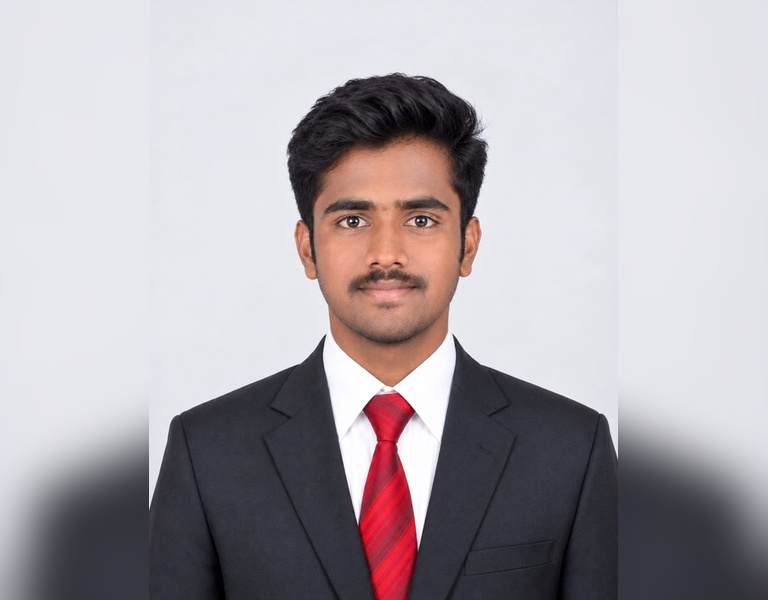
#> input picture Qno. 1.jpg, 768 x 600 px
$ jupyter execute workshop03.ipynb
#> lines starting #> are read from the running program, lines starting #| are printed output that depends on the picture; after the words box and inside, x2 and y2 are one past the last pixel; in counts of white or black regions, pixels touching at a corner belong together
## Workshop No : 03

## Workshop Name : WORKSHOP 3-Canny Edge Detection

## Name : MUTHUAKASH M

## Register Number : 212225230194

[cell 1]
import cv2
import matplotlib.pyplot as plt

[cell 2]
img = cv2.imread('Qno. 1.jpg',cv2.IMREAD_GRAYSCALE)
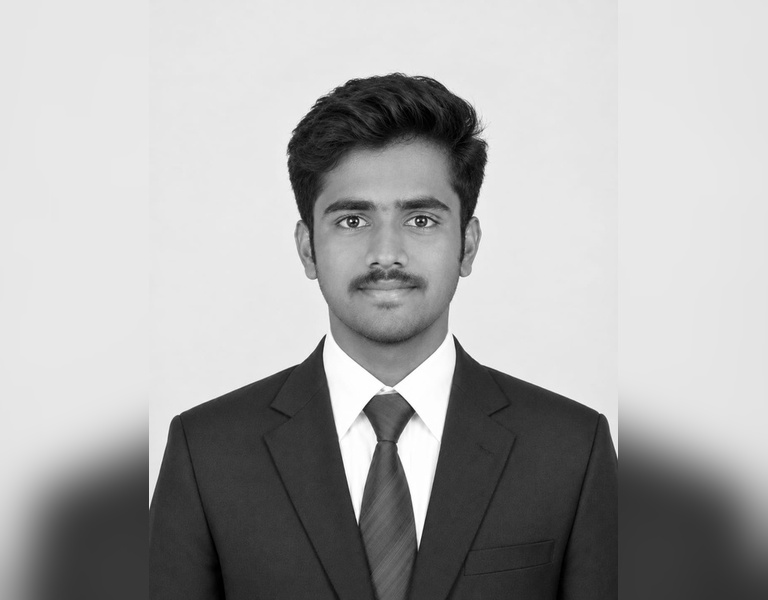
#> img: shape (600, 768); min 0, max 255, mean 170.1

[cell 3]
blurred =cv2.GaussianBlur(img, (5,5),0)

[cell 4]
edges = cv2.Canny(blurred, 50, 150)
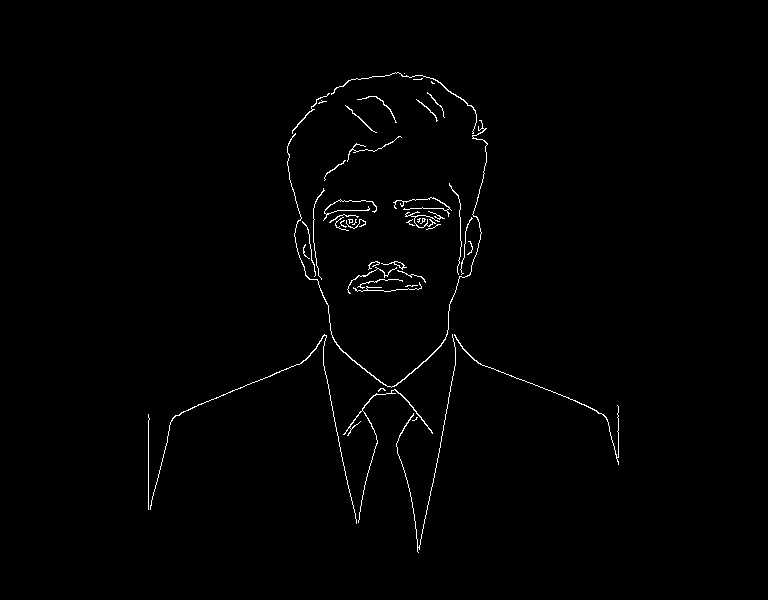
#> edges: shape (600, 768); 0.95% white in thin lines or dots, all inside (x1, y1, x2, y2) = (148, 72, 619, 553)

[cell 5]
plt.figure(figsize=(10,5))
plt.subplot(121),plt.imshow(img, cmap='gray')
plt.title('Original Image'), plt.axis('off')
plt.subplot(122),plt.imshow(edges, cmap='gray')
plt.title('Detected Edges'), plt.axis('off')
plt.show()
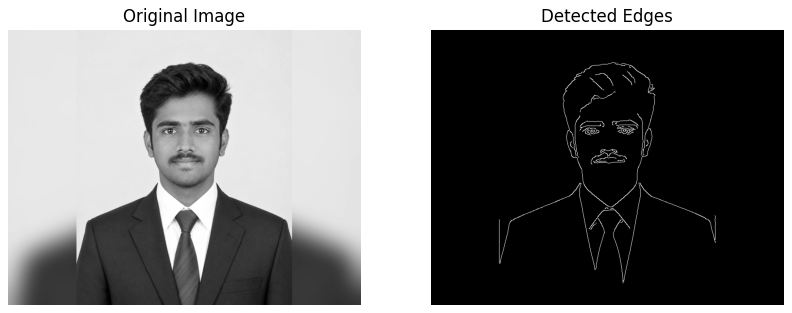
#> figure drawn by matplotlib, 2 panels

$ run again, with image.png saved as Qno. 1.jpg
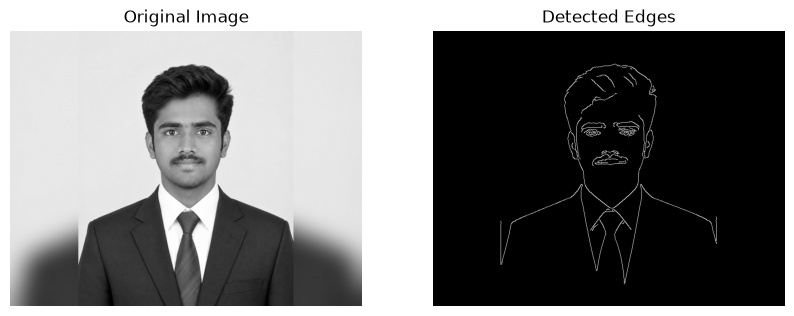
#> input picture image.png, 794 x 316 px
#> img is the input picture: shape (316, 794); min 0, max 255, mean 123.7
#> `edges = cv2.Canny(blurred, 50, 150)`:
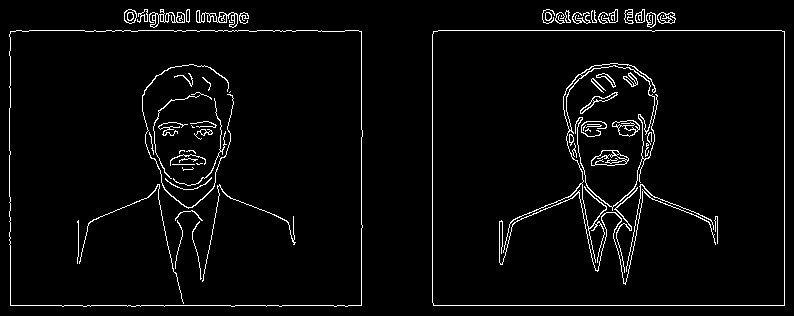
#> edges: shape (316, 794); 3.6% white in thin lines or dots
#> `plt.show()`:
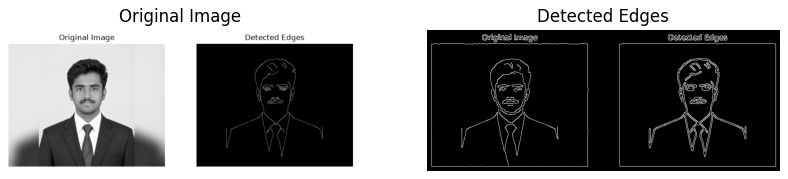
#> figure drawn by matplotlib, 2 panels
